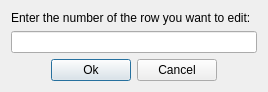
<?xml version="1.0" encoding="UTF-8"?>
<ui version="4.0">
 <class>dialogEdit</class>
 <widget class="QDialog" name="dialogEdit">
  <property name="geometry">
   <rect>
    <x>0</x>
    <y>0</y>
    <width>400</width>
    <height>131</height>
   </rect>
  </property>
  <property name="windowTitle">
   <string>Dialog</string>
  </property>
  <layout class="QGridLayout" name="gridLayout">
   <property name="sizeConstraint">
    <enum>QLayout::SetFixedSize</enum>
   </property>
   <item row="0" column="0">
    <layout class="QVBoxLayout" name="verticalLayout">
     <item>
      <widget class="QLabel" name="label">
       <property name="text">
        <string>Enter the number of the row you want to edit:</string>
       </property>
      </widget>
     </item>
     <item>
      <widget class="QLineEdit" name="lineEdit1"/>
     </item>
    </layout>
   </item>
   <item row="1" column="0">
    <layout class="QGridLayout" name="gridLayout_2">
     <item row="0" column="0">
      <spacer name="horizontalSpacer">
       <property name="orientation">
        <enum>Qt::Horizontal</enum>
       </property>
       <property name="sizeHint" stdset="0">
        <size>
         <width>40</width>
         <height>20</height>
        </size>
       </property>
      </spacer>
     </item>
     <item row="0" column="1">
      <widget class="QPushButton" name="pushButtonOk">
       <property name="enabled">
        <bool>true</bool>
       </property>
       <property name="text">
        <string>Ok</string>
       </property>
      </widget>
     </item>
     <item row="0" column="2">
      <widget class="QPushButton" name="pushButtonCancel">
       <property name="text">
        <string>Cancel</string>
       </property>
      </widget>
     </item>
     <item row="0" column="3">
      <spacer name="horizontalSpacer_2">
       <property name="orientation">
        <enum>Qt::Horizontal</enum>
       </property>
       <property name="sizeHint" stdset="0">
        <size>
         <width>40</width>
         <height>20</height>
        </size>
       </property>
      </spacer>
     </item>
    </layout>
   </item>
  </layout>
 </widget>
 <resources/>
 <connections/>
</ui>
